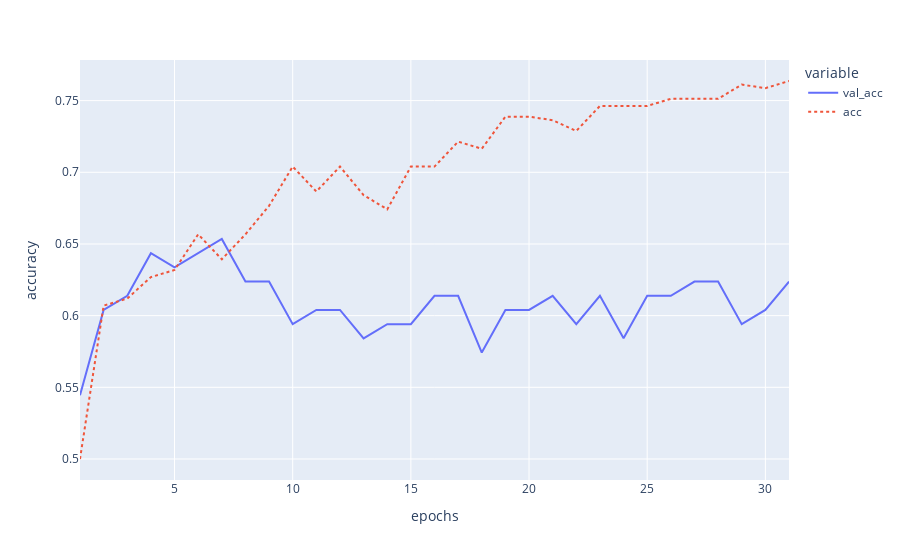

The cell this chart's notebook holds for it:
### Code cell
fig = px.line(data_frame=history.history, 
        y = ['val_acc','acc'], x =  range(1, len(history.history['loss'])+1),
        labels = {'x': 'epochs', 'value': 'accuracy'},
        line_dash= 'variable'
        )
fig.show()

### Figure 1 — Plotly figure (JSON) as saved in the notebook; plotly's stock layout.template omitted (floating-point values rounded to 4 significant figures)
{"data": [{"hovertemplate": "variable=val_acc<br>epochs=%{x}<br>accuracy=%{y}<extra></extra>", "legendgroup": "val_acc", "line": {"color": "#636efa", "dash": "solid"}, "marker": {"symbol": "circle"}, "mode": "lines", "name": "val_acc", "orientation": "v", "showlegend": true, "type": "scatter", "x": [1, 2, 3, 4, 5, 6, 7, 8, 9, 10, 11, 12, 13, 14, 15, 16, 17, 18, 19, 20, 21, 22, 23, 24, 25, 26, 27, 28, 29, 30, 31], "xaxis": "x", "y": [0.5446, 0.604, 0.6139, 0.6436, 0.6337, 0.6436, 0.6535, 0.6238, 0.6238, 0.5941, 0.604, 0.604, 0.5842, 0.5941, 0.5941, 0.6139, 0.6139, 0.5743, 0.604, 0.604, 0.6139, 0.5941, 0.6139, 0.5842, 0.6139, 0.6139, 0.6238, 0.6238, 0.5941, 0.604, 0.6238], "yaxis": "y"}, {"hovertemplate": "variable=acc<br>epochs=%{x}<br>accuracy=%{y}<extra></extra>", "legendgroup": "acc", "line": {"color": "#EF553B", "dash": "dot"}, "marker": {"symbol": "circle"}, "mode": "lines", "name": "acc", "orientation": "v", "showlegend": true, "type": "scatter", "x": [1, 2, 3, 4, 5, 6, 7, 8, 9, 10, 11, 12, 13, 14, 15, 16, 17, 18, 19, 20, 21, 22, 23, 24, 25, 26, 27, 28, 29, 30, 31], "xaxis": "x", "y": [0.5, 0.607, 0.6119, 0.6269, 0.6318, 0.6567, 0.6393, 0.6567, 0.6766, 0.704, 0.6866, 0.704, 0.6841, 0.6741, 0.704, 0.704, 0.7214, 0.7164, 0.7388, 0.7388, 0.7363, 0.7289, 0.7463, 0.7463, 0.7463, 0.7512, 0.7512, 0.7512, 0.7612, 0.7587, 0.7637], "yaxis": "y"}], "layout": {"legend": {"title": {"text": "variable"}, "tracegroupgap": 0}, "margin": {"t": 60}, "xaxis": {"anchor": "y", "domain": [0, 1], "title": {"text": "epochs"}}, "yaxis": {"anchor": "x", "domain": [0, 1], "title": {"text": "accuracy"}}}}
